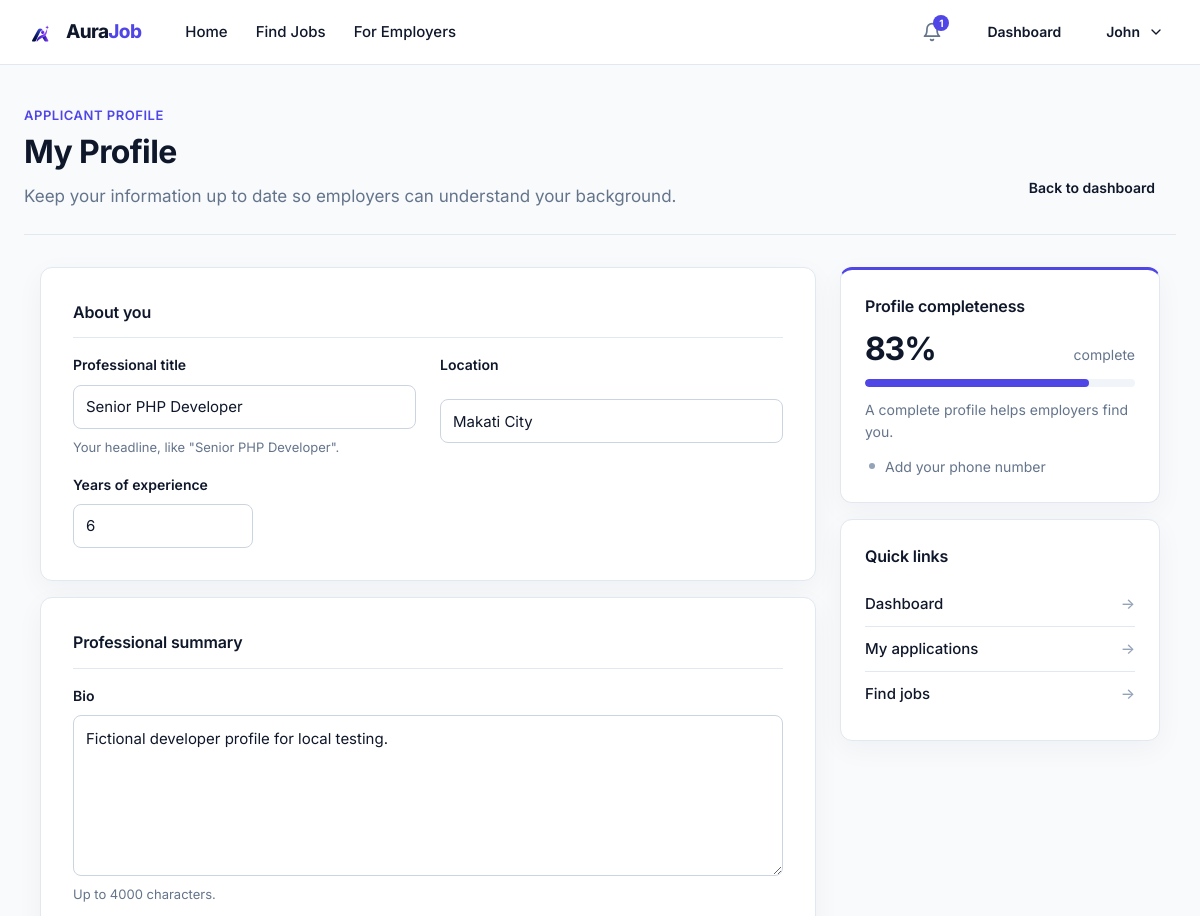
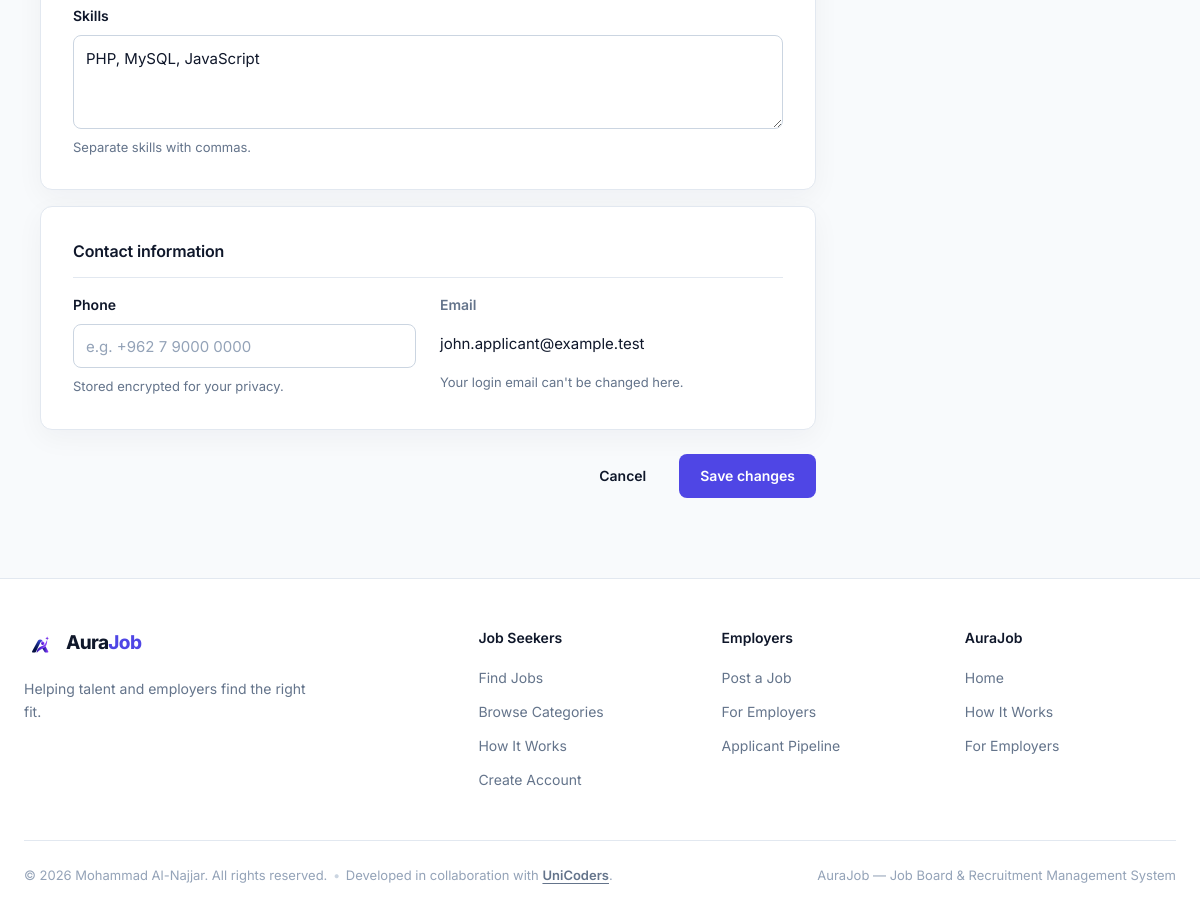
/applicant/profile.php (signed in), run on the app's committed database (2 pictures, top to bottom).
### tables this page shows
CREATE TABLE applicant_profiles (
    id                 INT UNSIGNED   NOT NULL AUTO_INCREMENT,
    user_id            INT UNSIGNED   NOT NULL,
    professional_title VARCHAR(100)   NULL,
    bio                TEXT           NULL,
    phone              VARCHAR(255)   NULL,
    location           VARCHAR(120)   NULL,
    experience_years   TINYINT UNSIGNED NULL,
    skills             TEXT           NULL,
    cv_path            VARCHAR(255)   NULL,
    created_at         TIMESTAMP      NOT NULL DEFAULT CURRENT_TIMESTAMP,
    updated_at         TIMESTAMP      NOT NULL DEFAULT CURRENT_TIMESTAMP ON UPDATE CURRENT_TIMESTAMP,
    PRIMARY KEY (id),
    UNIQUE KEY uq_applicant_profiles_user (user_id),
    CONSTRAINT fk_applicant_profiles_user
        FOREIGN KEY (user_id) REFERENCES users (id)
        ON DELETE CASCADE
);

### public/applicant/profile.php (the view, shortened to what the rows shown need)
<?php
require dirname(__DIR__, 2) . '/app/Core/auth.php';
require dirname(__DIR__, 2) . '/app/Support/html.php';
require dirname(__DIR__, 2) . '/app/Services/crypto.php';
$user = hirepeak_require_role('applicant');
$uid = (int) $user['id'];
$errors = [];
$profile = null;
$hasError = false;
try {
    $db = hirepeak_db();
    $stmt = $db->prepare(
        'SELECT id, professional_title, bio, phone, location, experience_years, skills
         FROM applicant_profiles
         WHERE user_id = ?'
    );
    $stmt->bind_param('i', $uid);
    $stmt->execute();
    $profile = $stmt->get_result()->fetch_assoc() ?: null;
    $defaults = [
        'professional_title' => $profile['professional_title'] ?? '',
        'bio'                => $profile['bio'] ?? '',
        'phone'              => hirepeak_phone_decrypt($profile['phone'] ?? null)
            ?? (string) ($profile['phone'] ?? ''),
        'location'           => $profile['location'] ?? '',
        'experience_years'   => $profile['experience_years'] ?? '',
        'skills'             => $profile['skills'] ?? '',
    ];
    if ($_SERVER['REQUEST_METHOD'] === 'POST') {
        $old = [
            'professional_title' => trim((string) ($_POST['professional_title'] ?? '')),
            'bio'                => trim((string) ($_POST['bio'] ?? '')),
            'phone'              => trim((string) ($_POST['phone'] ?? '')),
            'location'           => trim((string) ($_POST['location'] ?? '')),
            'experience_years'   => trim((string) ($_POST['experience_years'] ?? '')),
            'skills'             => trim((string) ($_POST['skills'] ?? '')),
        ];
        if (!hirepeak_csrf_verify((string) ($_POST['csrf_token'] ?? ''))) {
            $formError = 'Your session expired. Please try again.';
            hirepeak_csrf_token(true);
        } else {
            if ($old['professional_title'] !== '' && hirepeak_utf8_length($old['professional_title']) > 100) {
                $errors['professional_title'] = 'Professional title must be 100 characters or fewer.';
            }
            if ($old['bio'] !== '' && hirepeak_utf8_length($old['bio']) > 4000) {
                $errors['bio'] = 'Bio must be 4000 characters or fewer.';
            }
            if ($old['phone'] !== '') {
                if (hirepeak_utf8_length($old['phone']) > 30 || preg_match('/^[0-9+\s().-]+$/', $old['phone']) !== 1) {
                    $errors['phone'] = 'Enter a valid phone number.';
                } else {
                    $digits = preg_replace('/\D/', '', $old['phone']);
                    if ($digits === null || strlen($digits) < 6 || strlen($digits) > 15) {
                        $errors['phone'] = 'Phone number must contain 6–15 digits.';
                    }
                }
            }
            if ($old['location'] !== '' && hirepeak_utf8_length($old['location']) > 120) {
                $errors['location'] = 'Location must be 120 characters or fewer.';
            }
            if ($old['experience_years'] !== '') {
                if (preg_match('/^\d{1,3}$/', $old['experience_years']) !== 1 || (int) $old['experience_years'] > 50) {
                    $errors['experience_years'] = 'Years of experience must be a number from 0–50.';
                }
            }
            if ($old['skills'] !== '' && hirepeak_utf8_length($old['skills']) > 4000) {
                $errors['skills'] = 'Skills must be 4000 characters or fewer.';
            }
            if (!$errors) {
                $professionalTitle = $old['professional_title'] !== '' ? $old['professional_title'] : null;
                $bio = $old['bio'] !== '' ? $old['bio'] : null;
                $phone = $old['phone'] !== '' ? hirepeak_phone_encrypt($old['phone']) : null;
                $location = $old['location'] !== '' ? $old['location'] : null;
                $experienceYears = $old['experience_years'] !== '' ? (int) $old['experience_years'] : null;
                $skills = $old['skills'] !== '' ? $old['skills'] : null;
                $created = false;
                if ($profile === null) {
                    try {
                        $stmt = $db->prepare(
                            'INSERT INTO applicant_profiles
                               (user_id, professional_title, bio, phone, location, experience_years, skills)
                             VALUES (?, ?, ?, ?, ?, ?, ?)'
                        );
                        $stmt->bind_param(
                            'issssis',
                            $uid, $professionalTitle, $bio, $phone, $location, $experienceYears, $skills
                        );
                        $stmt->execute();
                        $stmt->close();
                        $created = true;
                    } catch (\mysqli_sql_exception $e) {
                        if ($e->getCode() !== 1062) {
                            throw $e;
                        }
                    }
                }
                if ($profile !== null || !$created) {
                    $stmt = $db->prepare(
                        'UPDATE applicant_profiles
                         SET professional_title = ?, bio = ?, phone = ?, location = ?,
                             experience_years = ?, skills = ?
                         WHERE user_id = ?'
                    );
                    $stmt->bind_param(
                        'ssssssi',
                        $professionalTitle, $bio, $phone, $location, $experienceYears, $skills, $uid
                    );
                    $stmt->execute();
                    $stmt->close();
                }
                $_SESSION['profile_flash'] = 'Your profile has been updated.';
                header('Location: ' . hirepeak_url('applicant/profile.php?updated=1'));
                exit;
            }
            $profile = $old;
        }
    } else {
        $old = $defaults;
    }
} catch (\Throwable $e) {
    error_log('[hirepeak] applicant profile load/save failed: ' . $e->getMessage());
    $hasError = true;
}
?>
<!DOCTYPE html>
<html lang="en">
<head>
  <link rel="stylesheet" href="/assets/css/style.css">
</head>
<body>
  <?php require dirname(__DIR__, 2) . '/app/Views/header.php'; ?>
  <main id="main" class="dash-main">
    <div class="container">
      <header class="dash-head dash-head--profile">
        <div>
          <h1 class="dash-title">My Profile</h1>
        </div>
      </header>
      <?php if ($hasError): ?>
        <section class="dash-alert" role="alert" aria-labelledby="profile-error-title">
          <h2 id="profile-error-title">We couldn't load your profile right now.</h2>
          <p>Please try again in a moment.</p>
        </section>
      <?php else: ?>
        <div class="profile-layout profile-layout--account">
          <div class="profile-main-col">
            <form class="profile-form" id="profile-form" action="<?php echo hirepeak_url('applicant/profile.php'); ?>" method="post">
              <section class="profile-section profile-section--grid" aria-labelledby="profile-section-about">
                <h2 class="profile-section__title" id="profile-section-about">About you</h2>
                <div class="field">
                  <label class="field__label" for="profile-professional_title">Professional title</label>
                  <input class="field__input" id="profile-professional_title" name="professional_title" type="text"
                         maxlength="100" autocomplete="organization-title"
                         placeholder="e.g. Senior PHP Developer"
                         value="<?php echo hirepeak_esc((string) ($old['professional_title'] ?? '')); ?>"
                         <?php echo isset($errors['professional_title']) ? ' aria-invalid="true" aria-describedby="profile-professional_title-error"' : ''; ?>>
                  <p class="field__hint">Your headline, like "Senior PHP Developer".</p>
                </div>
                <div class="field">
                  <label class="field__label" for="profile-location">Location</label>
                  <input class="field__input" id="profile-location" name="location" type="text"
                         maxlength="120" autocomplete="address-level2"
                         placeholder="e.g. Amman, Jordan"
                         value="<?php echo hirepeak_esc((string) ($old['location'] ?? '')); ?>"
                         <?php echo isset($errors['location']) ? ' aria-invalid="true" aria-describedby="profile-location-error"' : ''; ?>>
                </div>
                <div class="field field--wide">
                  <label class="field__label" for="profile-experience_years">Years of experience</label>
                  <input class="field__input field__input--number" id="profile-experience_years" name="experience_years"
                         type="number" inputmode="numeric" min="0" max="50" autocomplete="off"
                         placeholder="e.g. 4"
                         value="<?php echo hirepeak_esc((string) ($old['experience_years'] ?? '')); ?>"
                         <?php echo isset($errors['experience_years']) ? ' aria-invalid="true" aria-describedby="profile-experience_years-error"' : ''; ?>>
                </div>
              </section>
              <section class="profile-section" aria-labelledby="profile-section-summary">
                <h2 class="profile-section__title" id="profile-section-summary">Professional summary</h2>
                <div class="field">
                  <label class="field__label" for="profile-bio">Bio</label>
                  <textarea class="field__input field__textarea" id="profile-bio" name="bio" rows="6"
                            maxlength="4000" placeholder="A short professional summary of your experience and goals."<?php echo isset($errors['bio']) ? ' aria-invalid="true" aria-describedby="profile-bio-error"' : ''; ?>><?php echo hirepeak_esc((string) ($old['bio'] ?? '')); ?></textarea>
                  <p class="field__hint">Up to 4000 characters.</p>
                </div>
                <div class="field">
                  <label class="field__label" for="profile-skills">Skills</label>
                  <textarea class="field__input field__textarea" id="profile-skills" name="skills" rows="3"
                            maxlength="4000" placeholder="e.g. PHP, MySQL, JavaScript"<?php echo isset($errors['skills']) ? ' aria-invalid="true" aria-describedby="profile-skills-error"' : ''; ?>><?php echo hirepeak_esc((string) ($old['skills'] ?? '')); ?></textarea>
                  <p class="field__hint">Separate skills with commas.</p>
                </div>
              </section>
              <section class="profile-section profile-section--grid" aria-labelledby="profile-section-contact">
                <h2 class="profile-section__title" id="profile-section-contact">Contact information</h2>
                <div class="field">
                  <label class="field__label" for="profile-phone">Phone</label>
                  <input class="field__input" id="profile-phone" name="phone" type="tel" inputmode="tel"
                         maxlength="30" autocomplete="tel"
                         placeholder="e.g. +962 7 9000 0000"
                         value="<?php echo hirepeak_esc((string) ($old['phone'] ?? '')); ?>"
                         <?php echo isset($errors['phone']) ? ' aria-invalid="true" aria-describedby="profile-phone-error"' : ''; ?>>
                  <p class="field__hint">Stored encrypted for your privacy.</p>
                </div>
                <div class="field field--static">
                  <span class="field__label" id="profile-email-label">Email</span>
                  <p class="field__static-value" id="profile-email"><?php echo hirepeak_esc((string) ($user['email'] ?? '')); ?></p>
                  <p class="field__hint">Your login email can't be changed here.</p>
                </div>
              </section>
              <div class="profile-form__actions">
                <a class="btn btn--ghost" href="<?php echo hirepeak_url('applicant/dashboard.php'); ?>">Cancel</a>
                <button class="btn btn--primary" type="submit">Save changes</button>
              </div>
            </form>
          </div>
          <aside class="profile-aside">
            <section class="profile-card" aria-labelledby="profile-completeness-title">
              <h2 class="profile-card__title" id="profile-completeness-title">Profile completeness</h2>
              <?php $completeness = hirepeak_profile_completeness($profile); ?>
              <div class="completeness">
                <div class="completeness__top">
                  <p class="completeness__figure"><?php echo (int) $completeness['percent']; ?>%</p>
                  <p class="completeness__status">
                    <?php echo $completeness['percent'] === 100 ? 'Profile complete.' : 'complete'; ?>
                  </p>
                </div>
                <div
                  class="completeness__bar"
                  role="progressbar"
                  aria-labelledby="profile-completeness-title"
                  aria-valuemin="0"
                  aria-valuemax="100"
                  aria-valuenow="<?php echo (int) $completeness['percent']; ?>"
                >
                  <span class="completeness__bar-fill" style="width: <?php echo (int) $completeness['percent']; ?>%"></span>
                </div>
                <?php if ($completeness['missing'] !== []): ?>
                  <p class="completeness__hint">A complete profile helps employers find you.</p>
                  <ul class="completeness__todo">
                    <?php foreach ($completeness['missing'] as $label): ?>
                      <li><?php echo hirepeak_esc($label); ?></li>
                    <?php endforeach; ?>
                  </ul>
                <?php else: ?>
                  <p class="completeness__hint">Your profile is fully filled in. Nice work.</p>
                <?php endif; ?>
              </div>
            </section>
            <section class="profile-card" aria-labelledby="profile-quicklinks-title">
              <h2 class="profile-card__title" id="profile-quicklinks-title">Quick links</h2>
              <ul class="profile-quicklinks">
                <li><a href="<?php echo hirepeak_url('applicant/dashboard.php'); ?>">Dashboard</a></li>
                <li><a href="<?php echo hirepeak_url('applicant/applications.php'); ?>">My applications</a></li>
                <li><a href="<?php echo hirepeak_url('jobs.php'); ?>">Find jobs</a></li>
              </ul>
            </section>
          </aside>
        </div>
      <?php endif; ?>
    </div>
  </main>
</body>
</html>

### data on the page
applicant_profiles: professional_title "Senior PHP Developer", location "Makati City", experience_years "6", bio "Fictional developer profile for local testing.", skills "PHP, MySQL, JavaScript"

### other printed values
hirepeak_esc($hpItem['label']) "Home"
hirepeak_esc($hpItem['label']) "Find Jobs"
hirepeak_esc($hpItem['label']) "For Employers"
$hpUnread "1"
hirepeak_esc($hpFirstName) "John"
hirepeak_esc((string) ($user['email'] ?? '')) "john.applicant@example.test"
$completeness['percent'] "83"
hirepeak_esc($label) "Add your phone number"
